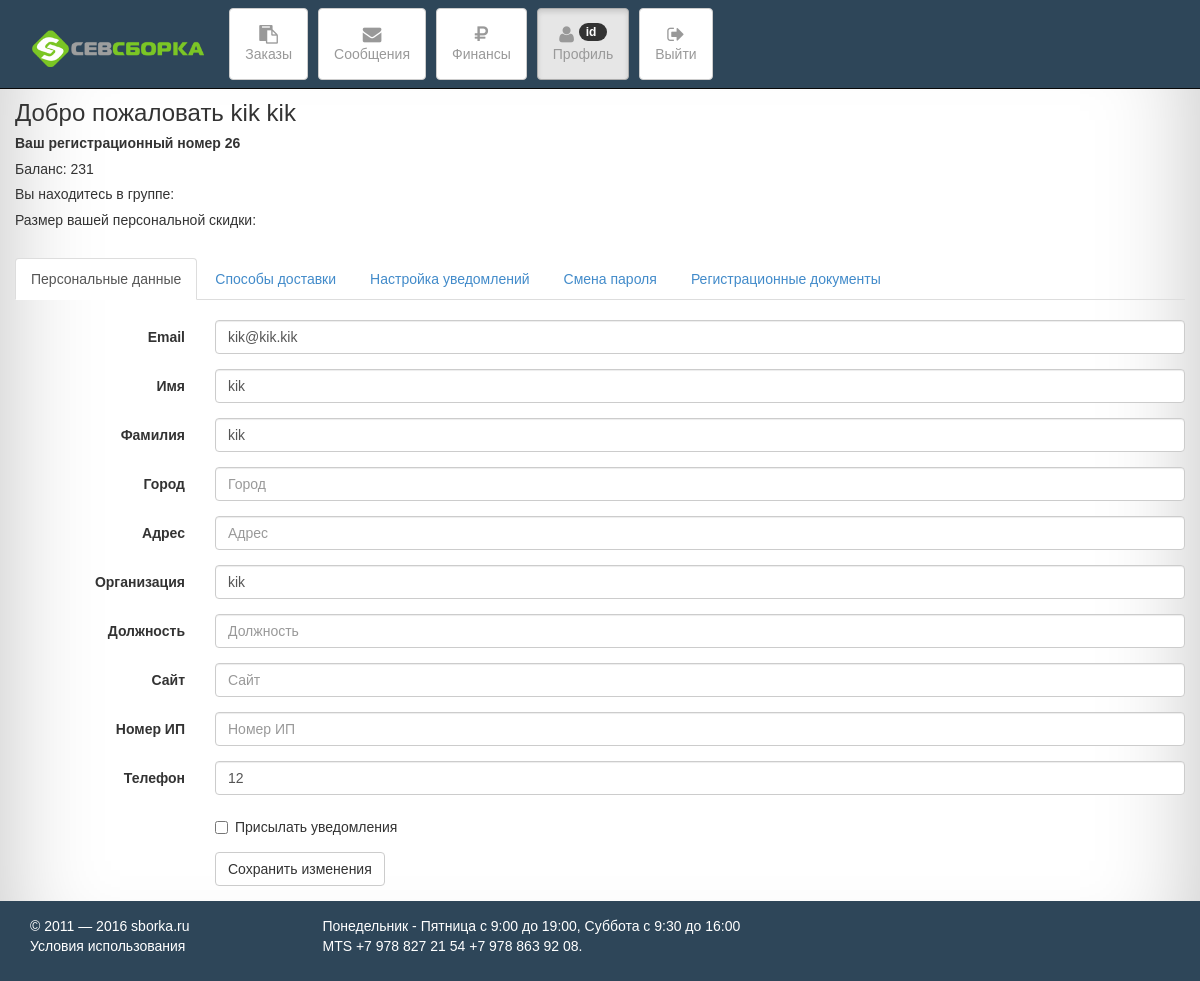
The page /manager/pages/profile.php (signed in) on the database its author committed.
### tables this page shows
CREATE TABLE IF NOT EXISTS `user` (
  `id_user` int(10) NOT NULL,
  `email_user` varchar(60) NOT NULL,
  `password_user` varchar(32) NOT NULL,
  `name_user` varchar(30) NOT NULL,
  `lastname_user` varchar(40) NOT NULL,
  `login` varchar(100) DEFAULT NULL
);

CREATE TABLE IF NOT EXISTS `client` (
  `id_client` int(10) NOT NULL,
  `id_chat` int(10) NOT NULL,
  `city_client` varchar(30) DEFAULT NULL,
  `main_phone_number_client` int(15) DEFAULT NULL,
  `adress_client` varchar(50) DEFAULT NULL,
  `organization_client` varchar(50) DEFAULT NULL,
  `post_client` varchar(20) DEFAULT NULL,
  `site_client` varchar(50) DEFAULT NULL,
  `numberIP_client` int(15) DEFAULT NULL,
  `notice_cliene` enum('yes','no') DEFAULT 'no',
  `score_client` float NOT NULL DEFAULT '0'
);

### manager/pages/profile.php (called while the page is built, shortened)
<?php
  require_once "start.php";
  require_once "blocks/mainmenu.php";
  require_once "blocks/mainprofile.php";
  require_once "blocks/footer.php";
?>

### manager/lib/functions.php (called while the page is built, shortened)
<?php
$mysqli = false;
function getArrayClient($id){
    global $mysqli;
    $result_set = $mysqli -> query("SELECT * FROM `client` WHERE `id_client` = '$id'");
    return $result_set -> fetch_assoc();
}
?>

### manager/pages/blocks/mainprofile.php (the view, shortened to what this page needs)
<br>
<br>
<br>
<br>
<?php
  $id = $_SESSION["id"];
  $result = $mysqli->query("SELECT * FROM user WHERE `id_user`='$id'");
  $user_TBD =$result -> fetch_assoc();
  $client_TBD = getArrayClient($_SESSION["id"]);
 ?>
<div class="container">
  <div class="row">
    <h3>Добро пожаловать <?php echo $user_TBD["name_user"]." ".$user_TBD["lastname_user"]; ?> </h3>
    <h5><b>Ваш регистрационный номер <?php echo $_SESSION["id"]; ?></b></h5>
    <h5>Баланс: <?php echo $client_TBD["score_client"];?></h5>
    <h5>Вы находитесь в группе:</h5>
    <h5>Размер вашей персональной скидки: </h5>
    <br>
      <ul class="nav nav-tabs">
        <li class="active"><a href="#profiledata" data-toggle="tab">Персональные данные</a></li>
        <li><a href="#delivery" data-toggle="tab">Способы доставки</a></li>
        <li><a href="#messages" data-toggle="tab">Настройка уведомлений</a></li>
        <li><a href="#pass" data-toggle="tab">Смена пароля</a></li>
        <li><a href="#regdocument" data-toggle="tab">Регистрационные документы</a></li>
      </ul>
      <div class="tab-content">
        <div class="tab-pane fade in active" id="profiledata">
          <br>
          <form class="form-horizontal" role="form" method="post">
            <div class="form-group">
              <label for="inputEmail" class="col-sm-2 control-label">Email</label>
              <div class="col-sm-10">
                <input type="email" class="form-control" id="inputEmail" placeholder="Email" value="<?php echo $user_TBD["email_user"]; ?>" name="email">
              </div>
            </div>
            <div class="form-group">
              <label for="inputName" class="col-sm-2 control-label">Имя</label>
              <div class="col-sm-10">
                <input type="text" class="form-control" id="inputName" placeholder="Имя" value="<?php echo $user_TBD["name_user"]; ?>" name="name">
              </div>
            </div>
            <div class="form-group">
              <label for="inputSurname" class="col-sm-2 control-label">Фамилия</label>
              <div class="col-sm-10">
                <input type="text" class="form-control" id="inputSurname" placeholder="Фамилия" value="<?php echo $user_TBD["lastname_user"]; ?>" name="surname">
              </div>
            </div>
            <div class="form-group">
              <label for="inputCity" class="col-sm-2 control-label">Город</label>
              <div class="col-sm-10">
                <input type="text" class="form-control" id="inputCity" placeholder="Город" value="<?php echo $client_TBD["city_client"]; ?>" name="city">
              </div>
            </div>
            <div class="form-group">
              <label for="inputAdress" class="col-sm-2 control-label">Адрес</label>
              <div class="col-sm-10">
                <input type="text" class="form-control" id="inputAdress" placeholder="Адрес" value="<?php echo $client_TBD["adress_client"]; ?>" name="adress">
              </div>
            </div>
            <div class="form-group">
              <label for="inputNameagent" class="col-sm-2 control-label">Организация</label>
              <div class="col-sm-10">
                <input type="text" class="form-control" id="inputNameagent" placeholder="Организация" value="<?php echo $client_TBD["organization_client"]; ?>" name="nameagent">
              </div>
            </div>
            <div class="form-group">
              <label for="inputPositionorg" class="col-sm-2 control-label">Должность</label>
              <div class="col-sm-10">
                <input type="text" class="form-control" id="inputPositionorg" placeholder="Должность" value="<?php echo $client_TBD["post_client"]; ?>" name="positionorg">
              </div>
            </div>
            <div class="form-group">
              <label for="inputSite" class="col-sm-2 control-label">Сайт</label>
              <div class="col-sm-10">
                <input type="text" class="form-control" id="inputSite" placeholder="Сайт" value="<?php echo $client_TBD["site_client"]; ?>" name="site">
              </div>
            </div>
            <div class="form-group">
              <label for="inputNumberIP" class="col-sm-2 control-label">Номер ИП</label>
              <div class="col-sm-10">
                <input type="text" class="form-control" id="inputNumberIP" placeholder="Номер ИП" value="<?php echo $client_TBD["numberIP_client"]; ?>" name="numberIP">
              </div>
            </div>
            <div class="form-group">
              <label for="inputTelephone" class="col-sm-2 control-label">Телефон</label>
              <div class="col-sm-10">
                <input type="text" class="form-control" id="inputTelephone" placeholder="Телефон" value="<?php echo $client_TBD["main_phone_number_client"]; ?>" name="maintelephone">
              </div>
            </div>
            <div class="form-group">
              <div class="col-sm-offset-2 col-sm-10">
                <div class="checkbox">
                  <label>
                    <input type="checkbox" name="notice" value="yes" <?php if($client_TBD["notice_cliene"] == "yes") echo "checked";?>> Присылать уведомления
                  </label>
                </div>
              </div>
            </div>
            <div class="form-group">
              <div class="col-sm-offset-2 col-sm-10">
                <input type="submit" name="btn_submit" class="btn btn-default" value="Сохранить изменения">
              </div>
            </div>
          </form>
        </div>
      </div>
  </div>
</div>

### manager/css/style.css (style rules this page uses)
* { font-family: Tahoma, Geneva, sans-serif; }
html { height: 100%; //позволит растянуть сайт на 100% высоты }
body { width: 100%; min-height: 100%; -webkit-box-shadow: inset 0 0 100px rgba(0,0,0,.25); box-shadow: inset 0 0 100px rgba(0,0,0,.25); }

### rows shown on the page
user: name_user "kik", lastname_user "kik", email "kik@kik.kik", name "kik", surname "kik"
client: score_client "231", nameagent "kik", maintelephone "12"

### other values the page prints
$_SESSION["id"] "26"
